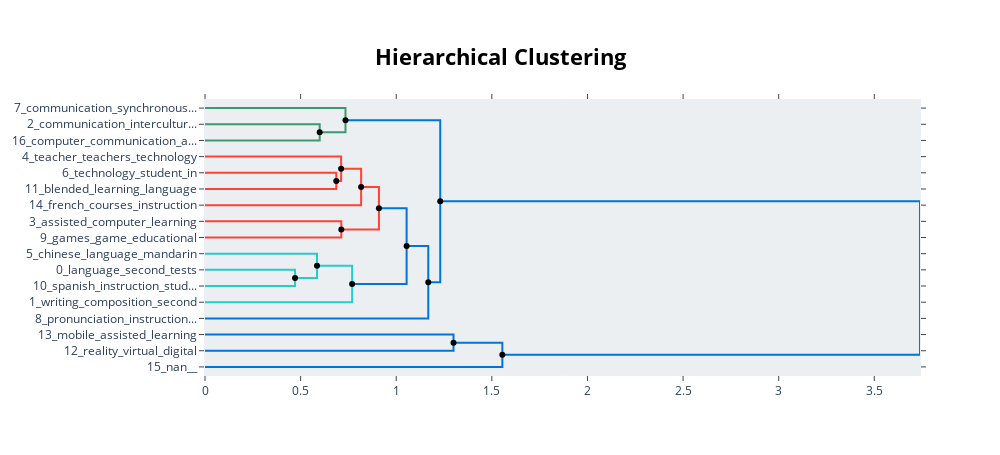

Notebook code cell kept with this figure:
### Code cell
hierarchical_topics = model.hierarchical_topics(docs)
model.visualize_hierarchy(hierarchical_topics=hierarchical_topics)

### Figure 1 — Plotly figure (JSON) as saved in the notebook; plotly's stock layout.template omitted (floating-point values rounded to 4 significant figures)
{"data": [{"hoverinfo": "text", "marker": {"color": "rgb(61,153,112)"}, "mode": "lines", "text": ["language_second_tests_english_instruction", "", "", "spanish_instruction_student_language_second"], "type": "scatter", "x": [0, 0.5998, 0.5998, 0], "xaxis": "x", "y": [-15, -15, -25, -25], "yaxis": "y"}, {"hoverinfo": "text", "marker": {"color": "rgb(61,153,112)"}, "mode": "lines", "text": ["chinese_language_mandarin_instruction_second", "", "", "language_second_instruction_tests_analysis"], "type": "scatter", "x": [0, 0.7346, 0.7346, 0.5998], "xaxis": "x", "y": [-5, -5, -20, -20], "yaxis": "y"}, {"hoverinfo": "text", "marker": {"color": "rgb(255,65,54)"}, "mode": "lines", "text": ["language_second_instruction_tests_learning", "", "", "writing_composition_second_instruction_feedback"], "type": "scatter", "x": [0, 0.6865, 0.6865, 0], "xaxis": "x", "y": [-45, -45, -55, -55], "yaxis": "y"}, {"hoverinfo": "text", "marker": {"color": "rgb(255,65,54)"}, "mode": "lines", "text": ["french_courses_instruction_undergraduate_video", "", "", "language_writing_second_instruction_students"], "type": "scatter", "x": [0, 0.7118, 0.7118, 0.6865], "xaxis": "x", "y": [-35, -35, -50, -50], "yaxis": "y"}, {"hoverinfo": "text", "marker": {"color": "rgb(255,65,54)"}, "mode": "lines", "text": ["technology_student_in_education_handheld", "", "", "teacher_teachers_technology_education_content"], "type": "scatter", "x": [0.7118, 0.8164, 0.8164, 0], "xaxis": "x", "y": [-42.5, -42.5, -65, -65], "yaxis": "y"}, {"hoverinfo": "text", "marker": {"color": "rgb(255,65,54)"}, "mode": "lines", "text": ["blended_learning_language_education_second", "", "", "teacher_technology_education_teachers_educational"], "type": "scatter", "x": [0, 0.7128, 0.7128, 0], "xaxis": "x", "y": [-75, -75, -85, -85], "yaxis": "y"}, {"hoverinfo": "text", "marker": {"color": "rgb(255,65,54)"}, "mode": "lines", "text": ["games_game_educational_learning_technology", "", "", "assisted_computer_learning_language_meta"], "type": "scatter", "x": [0.8164, 0.9095, 0.9095, 0.7128], "xaxis": "x", "y": [-53.75, -53.75, -80, -80], "yaxis": "y"}, {"hoverinfo": "text", "marker": {"color": "rgb(35,205,205)"}, "mode": "lines", "text": ["teacher_technology_education_teachers_learning", "", "", "computer_learning_games_language_educational"], "type": "scatter", "x": [0, 0.4708, 0.4708, 0], "xaxis": "x", "y": [-105, -105, -115, -115], "yaxis": "y"}, {"hoverinfo": "text", "marker": {"color": "rgb(35,205,205)"}, "mode": "lines", "text": ["language_writing_second_instruction_students", "", "", "technology_learning_language_education_educational"], "type": "scatter", "x": [0, 0.5857, 0.5857, 0.4708], "xaxis": "x", "y": [-95, -95, -110, -110], "yaxis": "y"}, {"hoverinfo": "text", "marker": {"color": "rgb(35,205,205)"}, "mode": "lines", "text": ["pronunciation_instruction_second_language_assisted", "", "", "language_second_instruction_learning_writing"], "type": "scatter", "x": [0.5857, 0.7694, 0.7694, 0], "xaxis": "x", "y": [-102.5, -102.5, -125, -125], "yaxis": "y"}, {"hoverinfo": "text", "marker": {"color": "rgb(0,116,217)"}, "mode": "lines", "text": ["computer_communication_assisted_instruction_mediated", "", "", "communication_intercultural_cultural_mediated_language"], "type": "scatter", "x": [0.9095, 1.054, 1.054, 0.7694], "xaxis": "x", "y": [-66.88, -66.88, -113.8, -113.8], "yaxis": "y"}, {"hoverinfo": "text", "marker": {"color": "rgb(0,116,217)"}, "mode": "lines", "text": ["communication_intercultural_cultural_mediated_computer", "", "", "communication_synchronous_mediated_computer_analysis"], "type": "scatter", "x": [1.054, 1.168, 1.168, 0], "xaxis": "x", "y": [-90.31, -90.31, -135, -135], "yaxis": "y"}, {"hoverinfo": "text", "marker": {"color": "rgb(0,116,217)"}, "mode": "lines", "text": ["language_second_instruction_learning_writing", "", "", "communication_mediated_intercultural_computer_language"], "type": "scatter", "x": [0.7346, 1.23, 1.23, 1.168], "xaxis": "x", "y": [-12.5, -12.5, -112.7, -112.7], "yaxis": "y"}, {"hoverinfo": "text", "marker": {"color": "rgb(0,116,217)"}, "mode": "lines", "text": ["reality_virtual_digital_immersive_maker", "", "", "mobile_assisted_learning_model_mall"], "type": "scatter", "x": [0, 1.3, 1.3, 0], "xaxis": "x", "y": [-145, -145, -155, -155], "yaxis": "y"}, {"hoverinfo": "text", "marker": {"color": "rgb(0,116,217)"}, "mode": "lines", "text": ["mobile_reality_virtual_digital_learning", "", "", "nan____"], "type": "scatter", "x": [1.3, 1.555, 1.555, 0], "xaxis": "x", "y": [-150, -150, -165, -165], "yaxis": "y"}, {"hoverinfo": "text", "marker": {"color": "rgb(0,116,217)"}, "mode": "lines", "text": ["language_second_instruction_learning_computer", "", "", "mobile_nan_reality_virtual_digital"], "type": "scatter", "x": [1.23, 3.739, 3.739, 1.555], "xaxis": "x", "y": [-62.58, -62.58, -157.5, -157.5], "yaxis": "y"}, {"hoverinfo": "text", "hovertext": ["technology_student_in_education_handheld", "games_game_educational_learning_technology", "pronunciation_instruction_second_language_assisted", "computer_communication_assisted_instruction_mediated", "communication_intercultural_cultural_mediated_computer", "language_second_instruction_learning_writing", "mobile_reality_virtual_digital_learning", "language_second_instruction_learning_computer"], "marker": {"color": "black"}, "mode": "markers", "showlegend": false, "type": "scatter", "x": [0.7118, 0.8164, 0.5857, 0.9095, 1.054, 0.7346, 1.3, 1.23], "y": [-42.5, -53.75, -102.5, -66.88, -90.31, -12.5, -150, -62.58]}, {"hoverinfo": "text", "hovertext": ["language_second_instruction_tests_analysis", "language_writing_second_instruction_students", "assisted_computer_learning_language_meta", "technology_learning_language_education_educational", "communication_intercultural_cultural_mediated_language", "communication_mediated_intercultural_computer_language", "mobile_nan_reality_virtual_digital"], "marker": {"color": "black"}, "mode": "markers", "showlegend": false, "type": "scatter", "x": [0.5998, 0.6865, 0.7128, 0.4708, 0.7694, 1.168, 1.555], "y": [-20, -50, -80, -110, -113.8, -112.7, -157.5]}], "layout": {"autosize": false, "height": 455, "hoverlabel": {"bgcolor": "white", "font": {"family": "Rockwell", "size": 16}}, "hovermode": "closest", "plot_bgcolor": "#ECEFF1", "showlegend": false, "title": {"font": {"color": "Black", "size": 22}, "text": "<b>Hierarchical Clustering</b>", "x": 0.5, "xanchor": "center", "yanchor": "top"}, "width": 1000, "xaxis": {"mirror": "allticks", "rangemode": "tozero", "showgrid": false, "showline": true, "showticklabels": true, "ticks": "outside", "type": "linear", "zeroline": false}, "yaxis": {"mirror": "allticks", "range": [-170, 0], "rangemode": "tozero", "showgrid": false, "showline": true, "showticklabels": true, "tickmode": "array", "ticks": "outside", "ticktext": ["7_communication_synchronous...", "2_communication_intercultur...", "16_computer_communication_a...", "4_teacher_teachers_technology", "6_technology_student_in", "11_blended_learning_language", "14_french_courses_instruction", "3_assisted_computer_learning", "9_games_game_educational", "5_chinese_language_mandarin", "0_language_second_tests", "10_spanish_instruction_stud...", "1_writing_composition_second", "8_pronunciation_instruction...", "13_mobile_assisted_learning", "12_reality_virtual_digital", "15_nan__"], "tickvals": [-5, -15, -25, -35, -45, -55, -65, -75, -85, -95, -105, -115, -125, -135, -145, -155, -165], "type": "linear", "zeroline": false}}}
